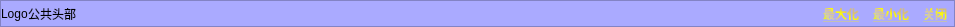
<?xml version="1.0" encoding="UTF-8"?>
<ui version="4.0">
 <class>HeaderForm</class>
 <widget class="QWidget" name="HeaderForm">
  <property name="geometry">
   <rect>
    <x>0</x>
    <y>0</y>
    <width>955</width>
    <height>24</height>
   </rect>
  </property>
  <property name="windowTitle">
   <string>Form</string>
  </property>
  <property name="styleSheet">
   <string notr="true"/>
  </property>
  <layout class="QHBoxLayout" name="horizontalLayout">
   <property name="spacing">
    <number>0</number>
   </property>
   <property name="leftMargin">
    <number>0</number>
   </property>
   <property name="topMargin">
    <number>0</number>
   </property>
   <property name="rightMargin">
    <number>0</number>
   </property>
   <property name="bottomMargin">
    <number>0</number>
   </property>
   <item>
    <widget class="QFrame" name="frame">
     <property name="styleSheet">
      <string notr="true">background-color: rgb(170, 170, 255);</string>
     </property>
     <property name="frameShape">
      <enum>QFrame::StyledPanel</enum>
     </property>
     <property name="frameShadow">
      <enum>QFrame::Raised</enum>
     </property>
     <layout class="QHBoxLayout" name="horizontalLayout_2">
      <property name="spacing">
       <number>0</number>
      </property>
      <property name="leftMargin">
       <number>0</number>
      </property>
      <property name="topMargin">
       <number>0</number>
      </property>
      <property name="rightMargin">
       <number>0</number>
      </property>
      <property name="bottomMargin">
       <number>0</number>
      </property>
      <item>
       <widget class="QLabel" name="label_logo">
        <property name="text">
         <string>Logo</string>
        </property>
       </widget>
      </item>
      <item>
       <widget class="QLabel" name="label_common">
        <property name="text">
         <string>公共头部</string>
        </property>
       </widget>
      </item>
      <item>
       <spacer name="horizontalSpacer">
        <property name="orientation">
         <enum>Qt::Horizontal</enum>
        </property>
        <property name="sizeHint" stdset="0">
         <size>
          <width>40</width>
          <height>20</height>
         </size>
        </property>
       </spacer>
      </item>
      <item>
       <widget class="QToolButton" name="toolButton_max">
        <property name="font">
         <font>
          <family>微软雅黑</family>
          <weight>75</weight>
          <bold>true</bold>
          <underline>true</underline>
         </font>
        </property>
        <property name="styleSheet">
         <string notr="true">color: qconicalgradient(cx:0, cy:0, angle:135, stop:0 rgba(255, 255, 0, 69), stop:0.375 rgba(255, 255, 0, 69), stop:0.423533 rgba(251, 255, 0, 145), stop:0.45 rgba(247, 255, 0, 208), stop:0.477581 rgba(255, 244, 71, 130), stop:0.518717 rgba(255, 218, 71, 130), stop:0.55 rgba(255, 255, 0, 255), stop:0.57754 rgba(255, 203, 0, 130), stop:0.625 rgba(255, 255, 0, 69), stop:1 rgba(255, 255, 0, 69));</string>
        </property>
        <property name="text">
         <string>最大化</string>
        </property>
        <property name="autoRaise">
         <bool>true</bool>
        </property>
       </widget>
      </item>
      <item>
       <widget class="QToolButton" name="toolButton_min">
        <property name="font">
         <font>
          <family>微软雅黑</family>
          <weight>75</weight>
          <bold>true</bold>
          <underline>true</underline>
         </font>
        </property>
        <property name="styleSheet">
         <string notr="true">color: qconicalgradient(cx:0, cy:0, angle:135, stop:0 rgba(255, 255, 0, 69), stop:0.375 rgba(255, 255, 0, 69), stop:0.423533 rgba(251, 255, 0, 145), stop:0.45 rgba(247, 255, 0, 208), stop:0.477581 rgba(255, 244, 71, 130), stop:0.518717 rgba(255, 218, 71, 130), stop:0.55 rgba(255, 255, 0, 255), stop:0.57754 rgba(255, 203, 0, 130), stop:0.625 rgba(255, 255, 0, 69), stop:1 rgba(255, 255, 0, 69));</string>
        </property>
        <property name="text">
         <string>最小化</string>
        </property>
        <property name="autoRaise">
         <bool>true</bool>
        </property>
       </widget>
      </item>
      <item>
       <widget class="QToolButton" name="toolButton_close">
        <property name="font">
         <font>
          <family>微软雅黑</family>
          <weight>75</weight>
          <bold>true</bold>
          <underline>true</underline>
         </font>
        </property>
        <property name="styleSheet">
         <string notr="true">color: qconicalgradient(cx:0, cy:0, angle:135, stop:0 rgba(255, 255, 0, 69), stop:0.375 rgba(255, 255, 0, 69), stop:0.423533 rgba(251, 255, 0, 145), stop:0.45 rgba(247, 255, 0, 208), stop:0.477581 rgba(255, 244, 71, 130), stop:0.518717 rgba(255, 218, 71, 130), stop:0.55 rgba(255, 255, 0, 255), stop:0.57754 rgba(255, 203, 0, 130), stop:0.625 rgba(255, 255, 0, 69), stop:1 rgba(255, 255, 0, 69));</string>
        </property>
        <property name="text">
         <string>关闭</string>
        </property>
        <property name="autoRaise">
         <bool>true</bool>
        </property>
       </widget>
      </item>
     </layout>
    </widget>
   </item>
  </layout>
 </widget>
 <resources/>
 <connections/>
</ui>
